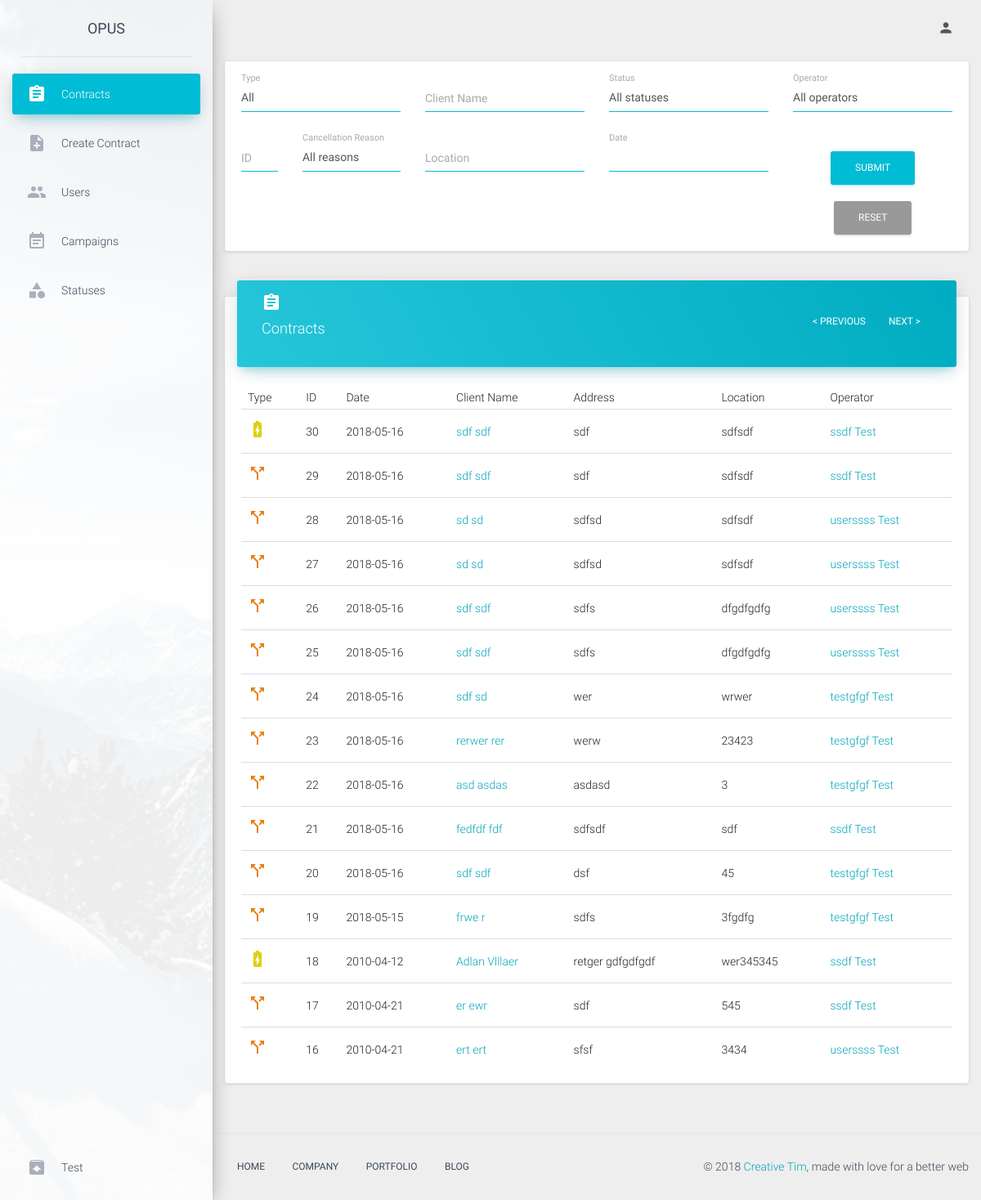
Page /admin/contracts (signed in) on the committed database.
### tables this page shows
CREATE TABLE `contracts` (
  `contract_id` int(11) NOT NULL,
  `contract_type` enum('electricity','gas','dual') NOT NULL,
  `proposal_number` varchar(50) NOT NULL,
  `date` date NOT NULL,
  `ugm_cb` enum('true','false') NOT NULL DEFAULT 'false',
  `analisi_cb` enum('true','false') NOT NULL DEFAULT 'false',
  `iniziative_cb` enum('true','false') NOT NULL DEFAULT 'false',
  `toponimo` enum('via') NOT NULL,
  `address` text NOT NULL,
  `civico` varchar(30) NOT NULL,
  `price` varchar(50) NOT NULL,
  `location` varchar(100) NOT NULL,
  `ubicazione_fornitura` enum('resident','non_resident') NOT NULL,
  `domicillazione_documenti_fatture` enum('residenza','ubicazione_fornitura','altro') NOT NULL,
  `listino` varchar(50) NOT NULL,
  `richiede_gas_naturale` enum('true','false') NOT NULL,
  `request_type` varchar(50) NOT NULL,
  `pdr` varchar(50) NOT NULL,
  `fornitore_uscente` varchar(50) NOT NULL,
  `consume_annuo` varchar(50) NOT NULL,
  `tipo_riscaldamento` enum('true','false') NOT NULL,
  `tipo_cottura_acqua` enum('true','false') NOT NULL,
  `fature_via_email` enum('true','false') NOT NULL,
  `operator` int(11) NOT NULL COMMENT 'user id',
  `status` int(11) NOT NULL DEFAULT '1' COMMENT 'status id',
  `cancellation_reason` varchar(100) NOT NULL,
  `gender` enum('male','female') NOT NULL,
  `rag_sociale` text NOT NULL,
  `first_name` varchar(50) NOT NULL,
  `last_name` varchar(50) NOT NULL,
  `bussines_name` varchar(50) NOT NULL,
  `client_type` enum('personal') NOT NULL,
  `tel_number` varchar(30) NOT NULL,
  `alt_number` varchar(30) NOT NULL,
  `cel_number` varchar(30) NOT NULL,
  `cel_number2` varchar(30) NOT NULL,
  `cel_number3` varchar(30) NOT NULL,
  `email` varchar(50) NOT NULL,
  `alt_email` varchar(50) NOT NULL,
  `birth_nation` varchar(50) NOT NULL,
  `vat_number` varchar(50) NOT NULL,
  `partita_iva` varchar(50) NOT NULL,
  `birth_date` date NOT NULL,
  `birth_municipality` varchar(50) NOT NULL,
  `document_type` enum('id_card','passport') NOT NULL,
  `document_number` varchar(100) NOT NULL,
  `document_date` date NOT NULL,
  `iban_code` varchar(50) NOT NULL,
  `iban_accounthoder` varchar(50) NOT NULL,
  `iban_fiscal_code` varchar(50) NOT NULL,
  `payment_type` enum('postal','cc') NOT NULL,
  `note` text NOT NULL
);

CREATE TABLE `users` (
  `user_id` int(11) NOT NULL,
  `username` varchar(50) NOT NULL,
  `password` text NOT NULL,
  `first_name` varchar(50) NOT NULL,
  `last_name` varchar(50) NOT NULL,
  `role` enum('operator','supervisor','backoffice','admin') NOT NULL DEFAULT 'operator'
);

### application/view/admin/contracts.php (the view, shortened to what the rows shown need)
<div class="content" style="margin-top: 20px">
                                    <?php
                                        $output='';
                                        foreach ($operators as $operator) {
                                            $output.='<option value="'.$operator->user_id.'" >'.$operator->first_name.' '.$operator->last_name.'</option>';
                                        }
                                    ?>
        <div class="row">
            <div class="col-md-12">
                <div class="card">
                    <div class="card-content table-responsive">
                        <table class="table table-hover">
                            <thead>
                                <th>Type</th>
                                <th>ID</th>
                                <th>Date</th>
                                <th>Client Name</th>
                                <th>Address</th>
                                <th>Location</th>
                                <th>Operator</th>
                            </thead>
                            <tbody>
                                <?php
                                    $output='';
                                    foreach ($contracts as $contract) {
                                        $output.='<tr>';
                                                    if ($contract->contract_type=='gas') {
                                                        $output.='<td><i style="color:#3885e8" class="material-icons">local_gas_station</i></td>';
                                                    }elseif ($contract->contract_type=='electricity') {
                                                        $output.='<td><i style="color:#ded00f" class="material-icons">battery_charging_full</i></td>';
                                                    }elseif ($contract->contract_type=='dual') {
                                                        $output.='<td><i style="color:#e68013" class="material-icons">call_split</i></td>';
                                                    }
                                        $output.='<td>'.$contract->contract_id.'</td>
                                                    <td>'.(explode(' ',$contract->date)[0]).'</td>
                                                    <td><a href="viewContract/'.$contract->contract_id.'">'.$contract->first_name.' '.$contract->last_name.'</a></td>
                                                    <td>'.$contract->address.'</td>
                                                    <td>'.$contract->location.'</td>';
                                                        foreach($operators as $user) {
                                                            if ($contract->operator == $user->user_id) {
                                                                $operator = $user;
                                                                break;
                                                            }
                                                        }
                                                        if (isset($operator)) {
                                                            $output.='<td><a href="viewUser/'.$operator->user_id.'">'.$operator->first_name.' '.$operator->last_name.'</td>';
                                                        } else {
                                                            $output.= '<td></td>';
                                                        }
                                        $output.='</tr>';
                                    }
                                    echo $output;
                                 ?>
                            </tbody>
                        </table>
                    </div>
                </div>
            </div>
        </div>
    </div>

### rows in the picture
contracts: contract_type "electricity" (drawn), contract_id "30", date "2018-05-16", first_name "sdf", last_name "sdf", address "sdf", location "sdfsdf"
users: first_name "ssdf", last_name "Test"
contracts: contract_type "dual" (drawn), contract_id "29", date "2018-05-16", first_name "sdf", last_name "sdf", address "sdf", location "sdfsdf"
contracts: contract_type "dual" (drawn), contract_id "28", date "2018-05-16", first_name "sd", last_name "sd", address "sdfsd", location "sdfsdf"
users: first_name "userssss", last_name "Test"
contracts: contract_type "dual" (drawn), contract_id "27", date "2018-05-16", first_name "sd", last_name "sd", address "sdfsd", location "sdfsdf"
contracts: contract_type "dual" (drawn), contract_id "26", date "2018-05-16", first_name "sdf", last_name "sdf", address "sdfs", location "dfgdfgdfg"
contracts: contract_type "dual" (drawn), contract_id "25", date "2018-05-16", first_name "sdf", last_name "sdf", address "sdfs", location "dfgdfgdfg"
contracts: contract_type "dual" (drawn), contract_id "24", date "2018-05-16", first_name "sdf", last_name "sd", address "wer", location "wrwer"
users: first_name "testgfgf", last_name "Test"
contracts: contract_type "dual" (drawn), contract_id "23", date "2018-05-16", first_name "rerwer", last_name "rer", address "werw", location "23423"
contracts: contract_type "dual" (drawn), contract_id "22", date "2018-05-16", first_name "asd", last_name "asdas", address "asdasd", location "3"
contracts: contract_type "dual" (drawn), contract_id "21", date "2018-05-16", first_name "fedfdf", last_name "fdf", address "sdfsdf", location "sdf"
contracts: contract_type "dual" (drawn), contract_id "20", date "2018-05-16", first_name "sdf", last_name "sdf", address "dsf", location "45"
contracts: contract_type "dual" (drawn), contract_id "19", date "2018-05-15", first_name "frwe", last_name "r", address "sdfs", location "3fgdfg"
contracts: contract_type "electricity" (drawn), contract_id "18", date "2010-04-12", first_name "Adlan", last_name "Vlllaer", address "retger gdfgdfgdf", location "wer345345"
contracts: contract_type "dual" (drawn), contract_id "17", date "2010-04-21", first_name "er", last_name "ewr", address "sdf", location "545"
contracts: contract_type "dual" (drawn), contract_id "16", date "2010-04-21", first_name "ert", last_name "ert", address "sfsf", location "3434"
